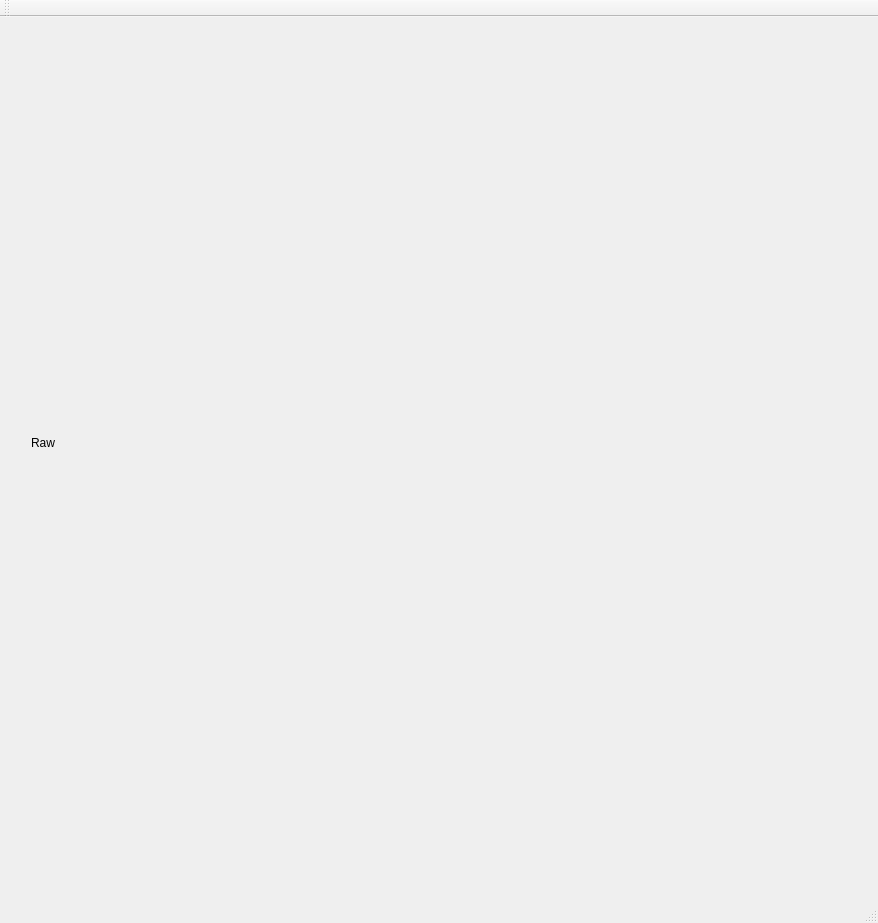
<?xml version="1.0" encoding="UTF-8"?>
<ui version="4.0">
 <class>ChartWindow</class>
 <widget class="QMainWindow" name="ChartWindow">
  <property name="geometry">
   <rect>
    <x>0</x>
    <y>0</y>
    <width>878</width>
    <height>923</height>
   </rect>
  </property>
  <property name="windowTitle">
   <string>ChartWindow</string>
  </property>
  <widget class="QWidget" name="centralWidget">
   <widget class="QWidget" name="verticalLayoutWidget">
    <property name="geometry">
     <rect>
      <x>20</x>
      <y>10</y>
      <width>841</width>
      <height>831</height>
     </rect>
    </property>
    <layout class="QVBoxLayout" name="verticalLayout">
     <item>
      <layout class="QHBoxLayout" name="RawData">
       <item>
        <widget class="QLabel" name="label">
         <property name="text">
          <string>Raw</string>
         </property>
        </widget>
       </item>
      </layout>
     </item>
     <item>
      <layout class="QHBoxLayout" name="Data1"/>
     </item>
     <item>
      <layout class="QHBoxLayout" name="Data"/>
     </item>
    </layout>
   </widget>
  </widget>
  <widget class="QMenuBar" name="menuBar">
   <property name="geometry">
    <rect>
     <x>0</x>
     <y>0</y>
     <width>878</width>
     <height>26</height>
    </rect>
   </property>
  </widget>
  <widget class="QToolBar" name="mainToolBar">
   <attribute name="toolBarArea">
    <enum>TopToolBarArea</enum>
   </attribute>
   <attribute name="toolBarBreak">
    <bool>false</bool>
   </attribute>
  </widget>
  <widget class="QStatusBar" name="statusBar"/>
 </widget>
 <layoutdefault spacing="6" margin="11"/>
 <resources/>
 <connections/>
</ui>
